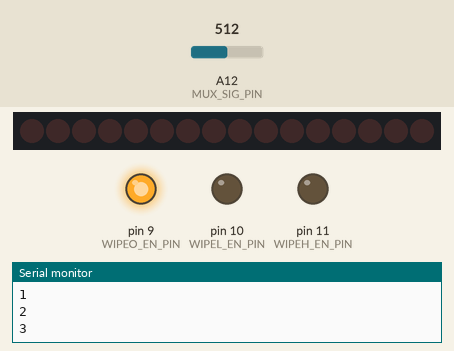
The sketch below on a simulated Arduino Mega 2560, built with avr-gcc and run on an emulated ATmega2560. On the bench: 16 shift-register outputs drawn as a row of LEDs (first output left, lit = HIGH), output pins drawn as LEDs (lit = HIGH), the last lines printed to the serial monitor. Wiring (inferred from the names in the program): 2 × shift register (74HC595): data pin 26; shift clock pin 28; latch pin 27; OE pin 30; MR pin 29. Wiring (inferred from the signals the program sends): row of LEDs: on Q0, Q1, Q2, Q3, Q4, Q5, Q6, Q7, Q8, Q9, Q10, Q11, Q12, Q13, Q14, Q15. The inputs (shaded band) are chosen by the test bench; at power-on: A12 (MUX_SIG_PIN) = 512. Pins used as bus, display or sensor lines are not drawn.

Above: at 1.2 s.
1.3 s: A12 (MUX_SIG_PIN) set to 527
At 2.1 s:
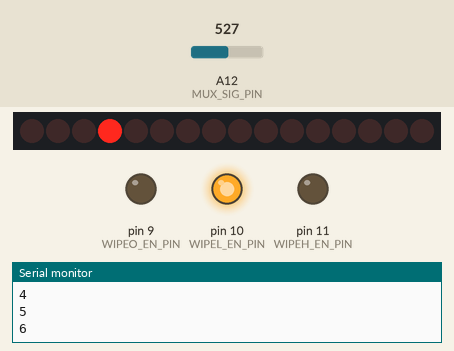
At 2.5 s:
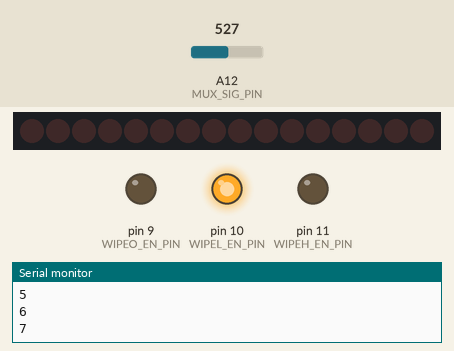
Timing chart, 0 to 4.3 s (numbered marks = the images above; inputs shaded):
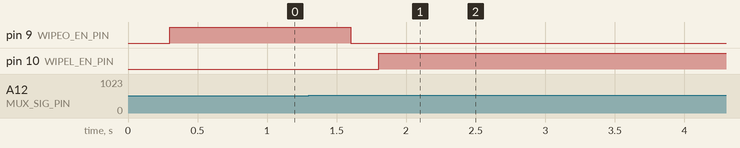

The sketch:

wipers.ino
```cpp
#define WIPEROFF 0
#define WIPERLOW 1
#define WIPERHIGH 2

int wiperstate = WIPEROFF;
unsigned long previous_wiperbutton_time = 0;
bool looking_for_wiper_button = true;

int PB4_SIG_PIN = 3; // on the mux
int PB4_LED_EN = 3; // on the shift registers

int WIPEO_EN_PIN = 9; // on the arduino digital pins
int WIPEL_EN_PIN = 10; // on the arduino digital pins
int WIPEH_EN_PIN = 11; // on the arduino digital pins

// Shift Register Control Pins
int SREG_SER_PIN = 26; // on the arduino digital pins
int SREG_RCLK_PIN = 27; // on the arduino digital pins
int SREG_SRCLK_PIN = 28; // on the arduino digital pins
int SREG_SRCLR_PIN = 29; // on the arduino digital pins
int SREG_OE_PIN = 30; // on the arduino digital pins

int MUX_SIG_PIN = 12; // on the arduino analog pins
int MUX_S3_PIN = 31; // on the arduino digital pins
int MUX_S2_PIN = 32; // on the arduino digital pins
int MUX_S1_PIN = 33; // on the arduino digital pins
int MUX_S0_PIN = 34; // on the arduino digital pins
int MUX_EN_PIN = 35; // on the arduino digital pins

#define number_of_74hc595s 2 // Number of Shift Registers
#define numOfRegisterPins number_of_74hc595s * 8
boolean registers[numOfRegisterPins];

#define NUMBLINKVARS 4

#define BLINKSLOW 0
#define BLINKMEDIUM 1
#define BLINKFAST 2
#define BLINKFASTEST 3

int blink_increments[NUMBLINKVARS] = { 800, 700, 200, 50 };
unsigned long blink_times[NUMBLINKVARS] = { 0 };
bool blink_states[NUMBLINKVARS] = { false };

#define PRESSTIME 30

int count = 0;

void setup() {
  pinMode(SREG_SER_PIN, OUTPUT);
  pinMode(SREG_RCLK_PIN, OUTPUT);
  pinMode(SREG_SRCLK_PIN, OUTPUT);
  pinMode(SREG_SRCLR_PIN, OUTPUT);
  pinMode(SREG_OE_PIN, OUTPUT);

  pinMode(MUX_S3_PIN, OUTPUT);
  pinMode(MUX_S2_PIN, OUTPUT);
  pinMode(MUX_S1_PIN, OUTPUT);
  pinMode(MUX_S0_PIN, OUTPUT);
  pinMode(MUX_EN_PIN, OUTPUT);

  pinMode(WIPEO_EN_PIN, OUTPUT);
  pinMode(WIPEL_EN_PIN, OUTPUT);
  pinMode(WIPEH_EN_PIN, OUTPUT);

  digitalWrite(SREG_OE_PIN, LOW);
  digitalWrite(SREG_SRCLR_PIN, HIGH);

  digitalWrite(WIPEO_EN_PIN, LOW);
  digitalWrite(WIPEL_EN_PIN, LOW);
  digitalWrite(WIPEH_EN_PIN, LOW);


  Serial.begin(9600);

}

void loop() {

  Serial.println(count++);

  for (int i = 0; i < NUMBLINKVARS; i++) {
    if (millis() - blink_times[i] > blink_increments[i]) {
      blink_states[i] = !blink_states[i];
      blink_times[i] = millis();
    }
  }


  if (read_mux_button(PB4_SIG_PIN)) {
    debug_print("new press", true);
    if (looking_for_wiper_button) {
      looking_for_wiper_button = false;
      if (millis() - previous_wiperbutton_time > PRESSTIME) {
        debug_print("incrementing", true);
        previous_wiperbutton_time = millis();
        wiperstate++;
        if (wiperstate > WIPERHIGH) {
          wiperstate = WIPEROFF;
        }
      }
    }
  }
  else {
    looking_for_wiper_button = true;
  }


  switch (wiperstate) {

    case WIPEROFF:
    {
      delay(100);
      digitalWrite(WIPEL_EN_PIN, LOW);
      delay(100);
      digitalWrite(WIPEH_EN_PIN, LOW);
      delay(100);
      digitalWrite(WIPEO_EN_PIN, HIGH);

      setAndWrite(PB4_LED_EN, LOW);
    }
    break;

    case WIPERLOW:
    {
      delay(100);
      digitalWrite(WIPEO_EN_PIN, LOW);
      delay(100);
      digitalWrite(WIPEH_EN_PIN, LOW);
      delay(100);
      digitalWrite(WIPEL_EN_PIN, HIGH);
      delay(100);

      setAndWrite(PB4_LED_EN, blink_states[BLINKFAST]);
    }
    break;

    case WIPERHIGH:
    {
      delay(100);
      digitalWrite(WIPEO_EN_PIN, LOW);
      delay(100);
      digitalWrite(WIPEL_EN_PIN, LOW);
      delay(100);
      digitalWrite(WIPEH_EN_PIN, HIGH);

      setAndWrite(PB4_LED_EN, blink_states[BLINKFASTEST]);
    }
    break;

  }
}

/*
  Shift Register / Multiplexer Functions
*/

void setAndWrite(int index, int value) {
  setRegisterPin(index, value);
  writeRegisters();
}

void clearRegisters() {
  for (int i = numOfRegisterPins - 1; i >= 0; i--) {
    registers[i] = LOW;
  }
}

void writeRegisters() {

  digitalWrite(SREG_RCLK_PIN, LOW);

  for (int i = numOfRegisterPins - 1; i >= 0; i--) {

    digitalWrite(SREG_SRCLK_PIN, LOW);

    int val = registers[i];

    digitalWrite(SREG_SER_PIN, val);
    digitalWrite(SREG_SRCLK_PIN, HIGH);
  }
  digitalWrite(SREG_RCLK_PIN, HIGH);
}

void setRegisterPin(int index, int value) {
  //set an individual pin HIGH or LOW

  registers[index] = value;
}

bool ar_to_dr(int ar_value) {
  // turns an analog read to a binary digital value

  if (ar_value > 512) {
    return true;
  }
  else {
    return false;
  }
}

int read_mux(int channel) {

  int controlPin[] = { MUX_S0_PIN, MUX_S1_PIN, MUX_S2_PIN, MUX_S3_PIN };

  int muxChannel[16][4] = {
    { 0,0,0,0 }, //channel 0
    { 1,0,0,0 }, //channel 1
    { 0,1,0,0 }, //channel 2
    { 1,1,0,0 }, //channel 3
    { 0,0,1,0 }, //channel 4
    { 1,0,1,0 }, //channel 5
    { 0,1,1,0 }, //channel 6
    { 1,1,1,0 }, //channel 7
    { 0,0,0,1 }, //channel 8
    { 1,0,0,1 }, //channel 9
    { 0,1,0,1 }, //channel 10
    { 1,1,0,1 }, //channel 11
    { 0,0,1,1 }, //channel 12
    { 1,0,1,1 }, //channel 13
    { 0,1,1,1 }, //channel 14
    { 1,1,1,1 }  //channel 15
  };

  //loop through the 4 sig
  for (int i = 0; i < 4; i++) {
    digitalWrite(controlPin[i], muxChannel[channel][i]);
  }

  int val = analogRead(MUX_SIG_PIN);

  return val;
}

int read_mux_button(int channel) {
  return ar_to_dr(read_mux(channel));
}


void debug_print(const String &s, bool newline) {
#if DEBUGMODE
  if (newline) {
    Serial.println(s);
  }
  else {
    Serial.print(s);
  }
#endif // DEBUGMODE
}

void debug_print(int s, bool newline) {
#if DEBUGMODE
  if (newline) {
    Serial.println(s);
  }
  else {
    Serial.print(s);
  }
#endif // DEBUGMODE
}

void debug_print(float s, bool newline) {
#if DEBUGMODE
  if (newline) {
    Serial.println(s);
  }
  else {
    Serial.print(s);
  }
#endif // DEBUGMODE
}

void debug_print(byte s, bool newline) {
#if DEBUGMODE
  if (newline) {
    Serial.println(s);
  }
  else {
    Serial.print(s);
  }
#endif // DEBUGMODE
}

void debug_print(unsigned long s, bool newline) {
#if DEBUGMODE
  if (newline) {
    Serial.println(s);
  }
  else {
    Serial.print(s);
  }
#endif // DEBUGMODE
}
```

Measured:
- the behaviour switches between 512 and 513 on A12 (MUX_SIG_PIN) (found by bisection; images 0 and 1)
- after the input at 1.3 s, pin 9 (WIPEO_EN_PIN): HIGH → LOW after 0.30 s; pin 10 (WIPEL_EN_PIN): LOW → HIGH after 0.50 s
